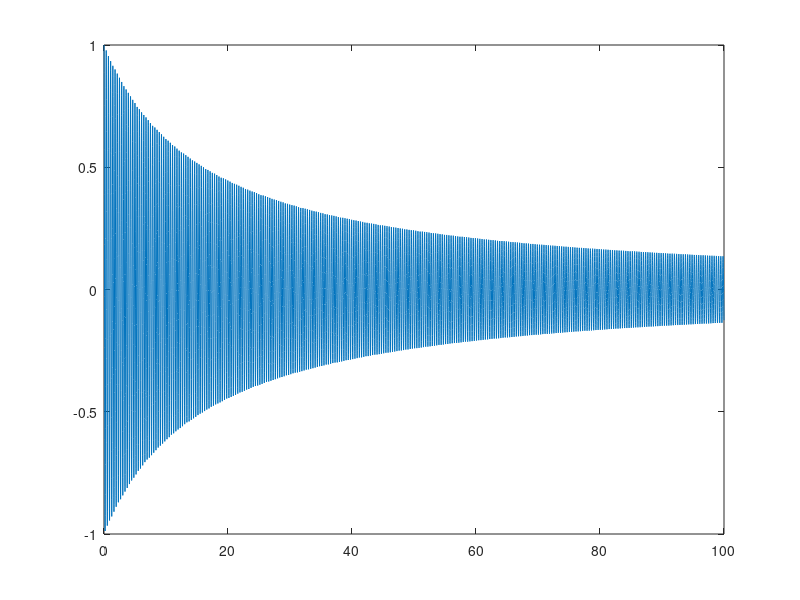

This chart was generated by the following MATLAB code:
clear all;
clc;

m=0.5;
b=0.00411;
c=155.2;

f=@(t,x) [x(2); (-b*sign(x(2))*(x(2))^2-c*x(1))/m];
[T,X]=ode45(f, [0 100], [1 0]);

plot(T,X(:,1));